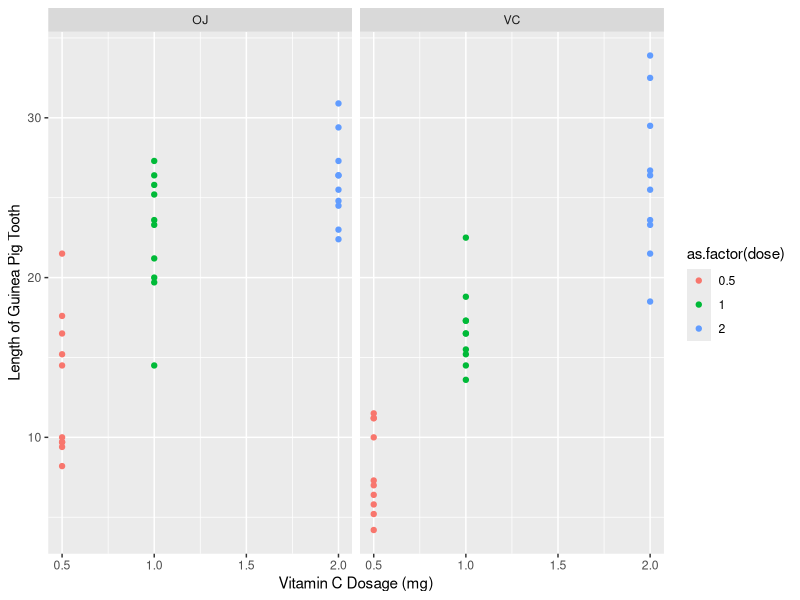

R code for this plot: (Note: this script raises an error after producing the figure.)
## ---- chunk 1
library(ggplot2)
data(ToothGrowth)
g<-ggplot(ToothGrowth,aes(dose,len))
g+geom_point(aes(color=as.factor(dose)))+facet_grid(.~supp) + labs(x="Vitamin C Dosage (mg)") + labs(y="Length of Guinea Pig Tooth")
## ---- chunk 2
Tooth_5<-subset(ToothGrowth,dose==0.5)
Tooth_1<-subset(ToothGrowth,dose==1)
Tooth_2<-subset(ToothGrowth,dose==2)

t.test(len ~ supp, Tooth_5,paired=FALSE,var.equal=FALSE)
t.test(len ~ supp, Tooth_1,paired=FALSE,var.equal=FALSE)
t.test(len ~ supp, Tooth_2,paired=FALSE,var.equal=FALSE)
## ---- chunk 3
Tooth_5_OJ<-subset(Tooth_5,supp=='OJ')
Tooth_5_VC<-subset(Tooth_5,supp=='VC')
Tooth_1_OJ<-subset(Tooth_1,supp=='OJ')
Tooth_1_VC<-subset(Tooth_1,supp=='VC')
Tooth_2_OJ<-subset(Tooth_2,supp=='OJ')
Tooth_2_VC<-subset(Tooth_2,supp=='VC')
## ---- chunk 4
t.test(Tooth_5_OJ$len, Tooth_1_OJ$len ,paired=FALSE,var.equal=FALSE)$conf.int
t.test(Tooth_5_OJ$len, Tooth_2_OJ$len ,paired=FALSE,var.equal=FALSE)$conf.int
t.test(Tooth_1_OJ$len, Tooth_2_OJ$len ,paired=FALSE,var.equal=FALSE)$conf.int
## ---- chunk 5
t.test(Tooth_5_VC$len, Tooth_1_VC$len ,paired=FALSE,var.equal=FALSE)$conf.int
t.test(Tooth_5_VC$len, Tooth_2_VC$len ,paired=FALSE,var.equal=FALSE)$conf.int
t.test(Tooth_1_VC$len, Tooth_2_VC$len ,paired=FALSE,var.equal=FALSE)$conf.int
